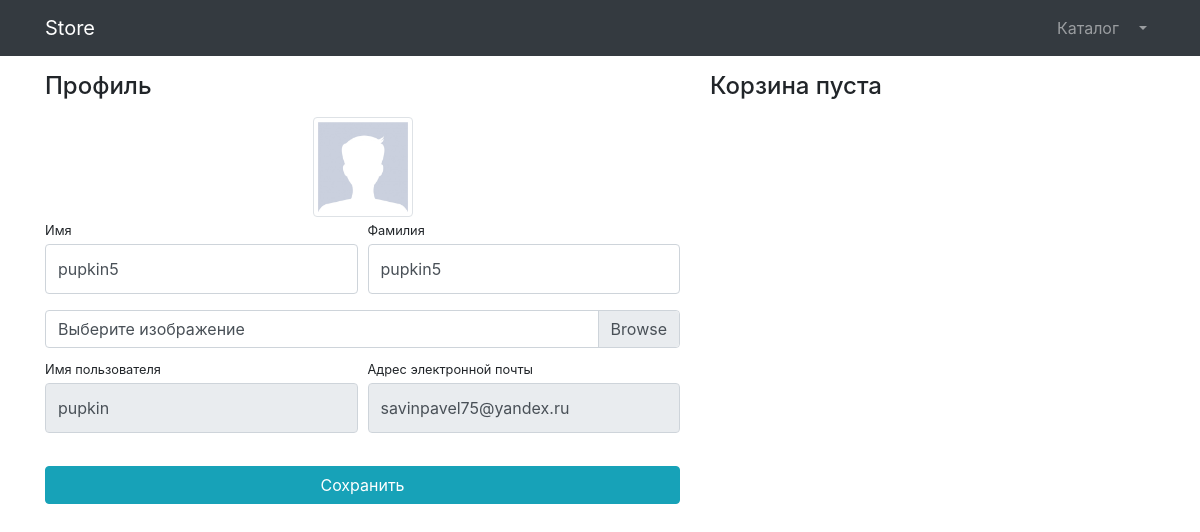
The app's page /users/profile/22/ (signed in) with its own data.
### users/models.py (models this page shows)
class User(AbstractUser):
    image = models.ImageField(upload_to='users_images', null=True, blank=True)
    is_verified_email = models.BooleanField(default=False)

### users/views.py (the view, shortened to what this page needs)
class UserProfileView(TitleMixin, UpdateView):
    model = User
    form_class = UserProfileForm
    template_name = 'users/profile.html'
    success_url = reverse_lazy('users:profile')
    title = 'Личный кабинет'

### users/forms.py
class UserProfileForm(UserChangeForm):
    first_name = forms.CharField(
        widget=forms.TextInput(
            attrs={
                'class': 'form-control py-4'}))
    last_name = forms.CharField(
        widget=forms.TextInput(
            attrs={
                'class': 'form-control py-4'}))
    image = forms.ImageField(
        widget=forms.FileInput(
            attrs={
                'class': 'custom-file-input'}), required=False)
    username = forms.CharField(
        widget=forms.TextInput(
            attrs={
                'class': 'form-control py-4',
                'readonly': True}))
    email = forms.CharField(
        widget=forms.TextInput(
            attrs={
                'class': 'form-control py-4',
                'readonly': True}))
    class Meta:
        model = User
        fields = ('first_name', 'last_name', 'image', 'username', 'email')

### common/views.py (called while the page is built)
    def get_context_data(self, **kwargs):
        context = super(TitleMixin, self).get_context_data(**kwargs)
        context['title'] = self.title
        return  context

### products/context_processors.py (called while the page is built)
def baskets(request):
    user = request.user
    return {'baskets': Basket.objects.filter(user=user) if user.is_authenticated else []}

### users/templates/users/profile.html (shortened to what this page needs)
{% extends 'products/base.html' %}
{% load static %}
{% block css %}
    <link href = "{% static 'vendor/css/profile.css' %}" rel = "stylesheet" >
{% endblock %}
{% block content %}
   <div class = "container" >
    <div class = "row" >
       <div class = "col-lg-7" >
            <h4 class = "mt-3 mb-3" > Профиль </h4 >
            <div class = "col-lg-12 text-center" >
                <img width = "100" height = "100"
                 src = "{% if user.image %} {{ user.image.url }} {% else %}{% static 'vendor/img/users/default_avatar.jpg' %}{% endif %}"
                   class = "img-thumbnail" >
            </div >
            <form action = "{% url 'users:profile' user.id %}" method = "post" enctype="multipart/form-data">
                <div class = "form-row" >
                   <div class = "col-lg-6" >
                       <div class = "form-group" >
                            <label class = "small mb-1" for = "{{ form.first_name.id_for_label }}" > Имя </label >
                            {{form.first_name}}
                        </div >
                    </div >
                    <div class = "col-lg-6" >
                       <div class = "form-group" >
                            <label class = "small mb-1" for = "{{ form.first_name.id_for_label }}">Фамилия</label>
                            {{ form.last_name }}
                        </div >
                    </div >
                </div >
                <div class = "form-row mb-2" >
                   <div class = "col-lg-12" >
                       <div class = "custom-file" >
                            <label class = "custom-file-label" for = "{{ form.image.id_for_label }}">Выберите изображение</label>
                        </div >
                    </div >
                </div >
                <div class = "form-row" >
                   <div class = "col-lg-6" >
                        <label class = "small mb-1" for = "{{ form.username.id_for_label }}">Имя пользователя</label>
                        {{form.username}}
                    </div >
                    <div class = "col-lg-6" >
                        <label class = "small mb-1" for = "{{ form.email.id_for_label}}">Адрес электронной
                           почты </label >
                        {{form.email}}
                    </div >
                </div >
                <div class = "form-row" >
                    <div class = "col-lg-12" style = "margin-top: 33px;">
                        <input class = "btn btn-info btn-block" type = "submit" value="Сохранить">
                    </div >
                </div >
            </form >
        </div >
        <div class = "col-lg-5" >
            {% include 'products/baskets.html' %}
        </div >
    </div >
</div >
{% endblock %}

### records on screen
User: first_name "pupkin5", last_name "pupkin5", username "pupkin", email "savinpavel75@yandex.ru"
